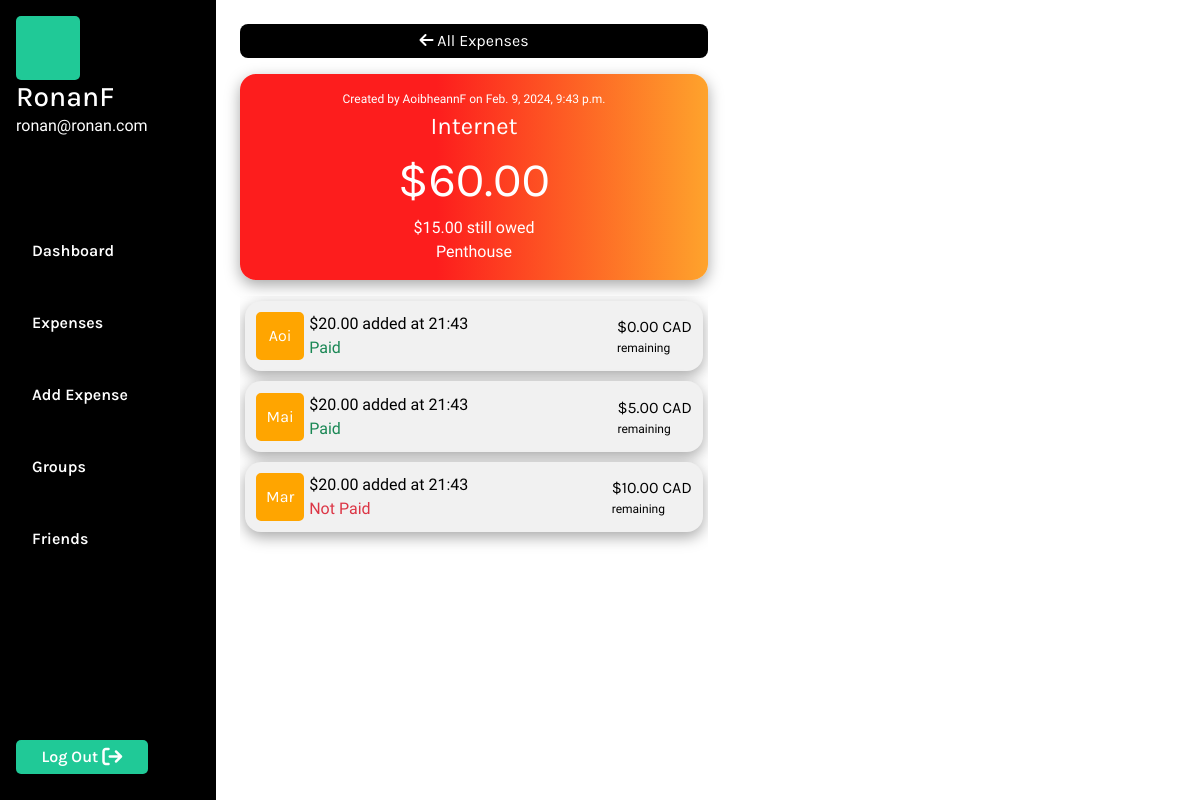
The page /43 (signed in) on the database its author committed.
### MainApp/models.py (models this page shows, shortened)
class User(AbstractUser):
    pass

class Expense(models.Model):
    CURRENCY_CHOICES = [
        ('CAD', 'CAD - Canadian Dollar'),
        ('GBP', 'GBP - British Pound Sterling'),
        ('AUD', 'AUD - Australian Dollar'),
        ('EUR', 'EUR - Euro'),
        ('USD', 'USD - United States Dollar'),
    ]
    amount = models.DecimalField(max_digits=10, decimal_places=2)
    remaining_balance = models.DecimalField(max_digits=10, decimal_places=2, default=0.00)
    description = models.CharField(max_length=100)
    date_added = models.DateTimeField(auto_now_add=True)
    payment_group = models.ForeignKey(PaymentGroup, on_delete=models.CASCADE, related_name="expenses",  null=True, blank=True)
    created_by_user = models.ForeignKey(User, on_delete=models.CASCADE, related_name="created_expenses")
    currency = models.CharField(max_length=3, choices=CURRENCY_CHOICES)
    paid = models.BooleanField(default=False)

class PaymentGroup(models.Model):
    group_name = models.CharField(max_length=64)
    members = models.ManyToManyField('User', related_name='payment_groups', blank=True)
    def __str__(self):
        return self.group_name

class Owing(models.Model):
    expense = models.ForeignKey(Expense, on_delete=models.CASCADE, related_name="sub_expenses")
    user = models.ForeignKey(User, on_delete=models.CASCADE, related_name="amounts_owed")
    amount = models.DecimalField(max_digits=10, decimal_places=2)
    paid = models.BooleanField(default=False)
    remaining_balance = models.DecimalField(max_digits=10, decimal_places=2, default=0.00)

### MainApp/views.py (the view)
# urls.py: path('<int:expense_id>', views.individualExpense, name ="individual_expense"),
@login_required
def individualExpense(request, expense_id):
    user = request.user
    expense = Expense.objects.get(id=expense_id)
    split_between = Owing.objects.filter(expense=expense_id)
    return render(request, "MainApp/individualexpense.html", {
        "expense": expense,
        "split_between": split_between,
        "current_user": user,
    })

### MainApp/templates/MainApp/individualexpense.html
{% extends "MainApp/layout.html" %}
{% block body %}
    <div class="section-container">
        <div id="individualExpenseContainer">
            <button class="backBtn"><i class="fa-solid fa-arrow-left" style="color: #ffffff;"></i><a href="{% url 'expenses' %}"> All Expenses</a></button>
            <div class="{% if expense.paid %}individualExpenseSummary Paid{% else %}individualExpenseSummary notPaid{% endif %}">
                <ul class="expense-details">
                    <li class="expense-date">Created by {{ expense.created_by_user }} on {{ expense.date_added }}</li>
                    <li class="expense-title">{{ expense.description }}</li>
                    <li class="expense-amount">${{ expense.amount }}</li>
                    <li>${{ expense.remaining_balance }} still owed</li>
                    {% if expense.payment_group != None %}
                        <li>{{expense.payment_group}}</li>
                    {% endif %}
                </ul>
            </div>
            <div style="width: 50%; padding: 5px;" class="individualExpenseOwedByContainer">
                <div class="owed-by-list">
                {% for owing in split_between %}
                    <li class="owing-user">
                        <div class="owing-item-part-1">
                            <p class="owing-icon">{{ owing.user.username |slice:"3" }}{{ owing.user.last_name|slice:":1" }}</p>
                            <div class="owing-summary">
                                <div class="owing-user-subheader">
                                    <p>${{ owing.amount }} added at {{ owing.expense.date_added|time:"H:i" }}</p>
                                    {% if owing.paid %}
                                        <p class="lent">Paid</p>
                                    {% else %}
                                        <p class="borrowed">Not Paid</p>
                                    {% endif %}
                                </div>
                            </div>
                        </div>
                        <div class="remaining-balance">
                            {% if owing.remaining_balance > 0 and owing.user == current_user %}
                                <button class="make-payment"><a href="{% url 'make_payment' expense.id %}">Pay</a></button>
                            {% else %}
                                <p class="owing-amount">${{ owing.remaining_balance }} {{ expense.currency }}</p>
                                <p class="remaining">remaining</p>
                            {% endif %}
                        </div>
                    </li>
                {% endfor %}
                </div>
            </div>
        </div>
    </div>
{% endblock %}

### MainApp/templates/MainApp/layout.html (shortened to what this page needs)
{% load static %}
<!DOCTYPE html>
<html lang="en">
    <head>
        <link rel="stylesheet" href="https://cdn.jsdelivr.net/npm/bootstrap@4.3.1/dist/css/bootstrap.min.css">
        <link href="{% static 'MainApp/styles.css' %}" rel="stylesheet">
    </head>
    <body class="main">
        {% if user.is_authenticated %}
            <div id="nav-section">
                <div id="nav-container">
                    <div id="logged-in-status">
                        <div id="userProfileImg"></div>
                        {% if user.is_authenticated %}
                            <h3>{{ user.username }}</h3>
                        {% else %}
                            Not signed in.
                        {% endif %}
                        <p>{{ user.email }}</p>
                    </div>
                    <ul id="nav">
                        {% if user.is_authenticated %}
                            <li class="nav-item">
                                <a class="nav-link" href="{% url 'index' %}">Dashboard</a>
                            </li>
                            <li class="nav-item">
                                <a class="nav-link" href="{% url 'expenses' %}">Expenses</a>
                            </li>
                            <li class="nav-item">
                                <a class="nav-link" href="{% url 'add_expense' %}">Add Expense</a>
                            </li>
                            <li class="nav-item">
                                <a class="nav-link" href="{% url 'groups' %}">Groups</a>
                            </li>
                            <li class="nav-item">
                                <a class="nav-link" href="{% url 'add_friend' %}">Friends</a>
                            </li>
                        {% endif %}
                    </ul>
                    <div id="logout">
                        {% if user.is_authenticated %}
                            <button class="logoutBtn">
                                <a class="logoutLink" href="{% url 'logout' %}">Log Out</a>
                                <i class="fa-solid fa-arrow-right-from-bracket fa-lg" style="color: #ffffff;"></i>
                            </button>
                        {% endif %}
                    </div>
                </div>
            </div>
        {% endif %}
        {% block body %}
        {% endblock %}
    </body>
</html>

### MainApp/static/MainApp/styles.css (style rules this page uses)
:root { --background-color: #5CDB95; --accent-color: black; --text-color: white; --secondary-color: #379683; --light-green: #8EE4AF; --background-grey: #F5F5F5; --dashboard-background: #F1F1F1; --btn-color: #20c997; --secondary-color: #379683; --light-green: #8EE4AF; --warning-color: #dc3545; --secondary-font: 'Inconsolata', monospace; --primary-font: 'Karla', sans-serif; --xbold: 900; --bold: 600; --light: 300; --xlarge: 72px; --large: 48px; --medium: 24px; --small: 16px; --xsmall: 12px; }
.main { padding: 0; margin: 0; background-color: var(--accent-color); font-family: var(--secondary-font); color: var(--accent-color); display: flex; justify-content: space-between; align-content: center; }
#nav-section { width: 18vw; display: grid; height: 100vh; }
#nav-container { display: grid; justify-content: start; align-items: start; color: var(--accent-color); font-family: var(--secondary-font); padding: 0; margin: 1rem; background-color: var(--accent-color); width: 18vw; }
#logged-in-status { color: var(--text-color); }
#logged-in-status h3 { margin: 0; padding: 0; font-family: var(--primary-font); }
#userProfileImg { height: 4rem; width: 4rem; background-color: #20c997; border-radius: 5px; }
#nav { background-color: var(--accent-color); list-style: none; display: grid; justify-content: start; align-content: center; padding: 0; margin: 0; background-color: var(--accent-color); }
.nav-item { padding: 1rem 0 1rem 0; margin: 0; }
.nav-link { text-decoration: none; color: var(--text-color); font-size: var(--small); font-weight: var(--bold); font-family: var(--primary-font); }
#logout { align-self: end; }
.logoutBtn { background-color: var(--btn-color); border: none; border-radius: 5px; padding: 5px 15px 5px 15px; margin: 10px 0 10px 0; width: 100%; }
.logoutLink { text-decoration: none; color: var(--text-color); font-size: var(--small); font-weight: var(--bold); font-family: var(--primary-font); }
.section-container { padding: 0; margin: 0; display: grid; background-color: var(--text-color); height: 100vh; width: 82vw; align-self: center; }
button { border: none; padding: 5px 10px 5px 10px; }
a { text-decoration: none; color: black; }
h1, h2, h3, h4, h5, h6, p { margin: 0; padding: 0; }
.owing-item-part-1 { display: flex; align-items: center; }
.owing-icon { padding: 0; margin: 0 5px 0 0; height: 3rem; width: 3rem; border: 2px solid orange; background-color: orange; border-radius: 5px; align-self: stretch; display: flex; justify-content: center; align-items: center; color: white; font-family: var(--primary-font); }
.owing-summary { display: grid; }
.owing-amount { font-family: var(--primary-font); }
#individualExpenseContainer { padding: 1.5rem; }
.backBtn { border-radius: 8px; background-color: black; font-family: var(--primary-font); color: var(--text-color); width: 50%; }
.backBtn a { color: var(--text-color); }
.individualExpenseSummary { width: 50%; border-radius: 1rem; padding: 1rem; margin: 1rem 0 1rem 0; display: flex; flex-direction: column; align-items: center; justify-content: center; color: var(--text-color); box-shadow: rgba(0, 0, 0, 0.35) 0px 5px 15px; }
.notPaid { background: rgb(253,29,29); background: linear-gradient(90deg, rgba(253,29,29,1) 42%, rgba(254,163,44,1) 100%); }
.expense-date { font-size: var(--xsmall); }
.expense-title { font-size: var(--medium); font-family: var(--primary-font); }
.expense-amount { font-size: var(--large); font-family: var(--primary-font); }
.expense-details { list-style-type: none; padding: 0; margin: 0; display: flex; flex-direction: column; align-items: center; justify-content: center; }
.expense-details li { padding: 0; margin: 0; }
.individualExpenseOwedByContainer { width: 60%; padding-right: 1rem; height: 60vh; overflow-y: auto; }
.owing-user { display: flex; align-items: center; justify-content: space-between; margin: 0 0 10px 0; background-color: var(--dashboard-background); padding: 0.7rem; border-radius: 1rem; box-shadow: rgba(0, 0, 0, 0.35) 0px 5px 15px; }
.owing-user-subheader { display: grid; }
.owing-user-subheader p, .remaining-balance p { padding: 0; margin: 0; }
.remaining { font-size: var(--xsmall); }
.lent { color: #198754; }
.borrowed { color: var(--warning-color); }

### rows shown on the page
User: username "RonanF", email "ronan@ronan.com"
Expense: created_by_user "AoibheannF", date_added "Feb. 9, 2024, 9:43 p.m.", description "Internet", amount "60.00", remaining_balance "15.00", payment_group "Penthouse", currency "CAD"
Owing: user.username "Aoi", amount "20.00", expense.date_added "21:43", paid "Paid", remaining_balance "0.00"
Owing: user.username "Mai", amount "20.00", expense.date_added "21:43", paid "Paid", remaining_balance "5.00"
Owing: user.username "Mar", amount "20.00", expense.date_added "21:43", paid "Not Paid", remaining_balance "10.00"
